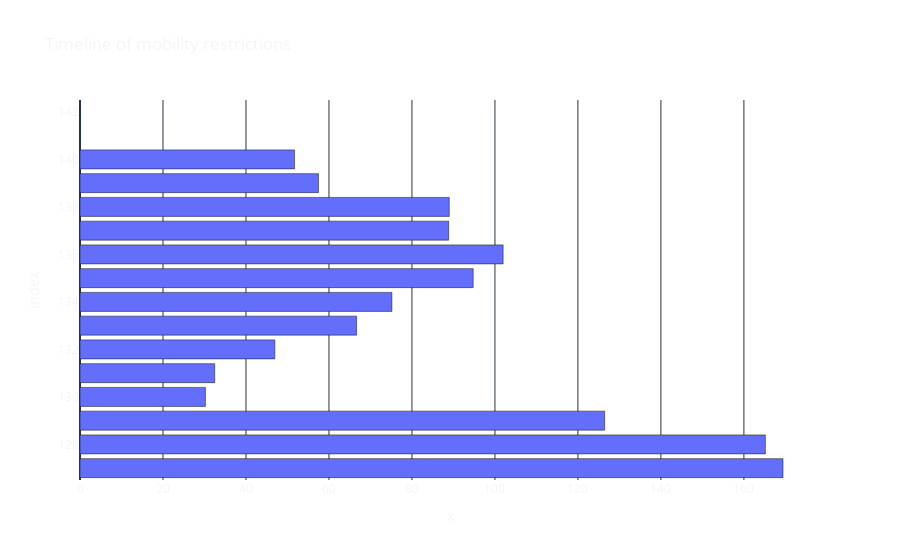

The cell this chart's notebook holds for it:
### Code cell
# todo: plot or remove

from matplotlib.dates import DateFormatter

df2 = pd.read_excel('datasets/tfl-journeys-type.xlsx', sheet_name=1)

df2 = df2.loc[df2['Period beginning'] > '2020-01-01']

df2

fig  = px.bar(df2['Period beginning'], df2['Bus journeys (m)'], 
                title="Timeline of mobility restrictions", template='plotly_dark', )



fig.update_layout(showlegend=False, plot_bgcolor = 'rgba(0, 0, 0, 0)', paper_bgcolor = 'rgba(0, 0, 0, 0)' )


fig.show()
# fig.write_html("data/timeline_restrictions.html")

'''Problem: this dataset has the MONTHLY JOURNEYS'''

# df = df.loc[df['Period beginning'] > '2020-01-01']
# plt.figure(figsize=(20, 10))
# # plt.plot(df['Period beginning'], df['Bus journeys (m)'], '.-r', label='Bus')
# # plt.plot(df['Period beginning'], df['Underground journeys (m)'], '.-y', label='Underground')
# # plt.plot(df['Period beginning'], df['DLR Journeys (m)'], '.-g', label='DLR')
# # plt.plot(df['Period beginning'], df['Tram Journeys (m)'], '.-b', label='Tram')
# legend= ['Bus', 'Underground','DLR', 'Tram' ]
# plt.stackplot(df['Period beginning'],df['Bus journeys (m)'], df['Underground journeys (m)'],df['DLR Journeys (m)'], df['Tram Journeys (m)'] , labels=legend )
# plt.legend(bbox_to_anchor=(1.05, 1), loc='upper left')
# plt.title('Number of journeys on the public transport network by type of transport (in millions)', fontsize=20)
# plt.show()

### Figure 1 — Plotly figure (JSON) as saved in the notebook; plotly's stock layout.template omitted (floating-point values rounded to 4 significant figures)
{"data": [{"alignmentgroup": "True", "hovertemplate": "x=%{x}<br>index=%{y}<extra></extra>", "legendgroup": "", "marker": {"color": "#636efa"}, "name": "", "offsetgroup": "", "orientation": "h", "showlegend": false, "textposition": "auto", "type": "bar", "x": [169.4, 165.2, 126.4, 30.22, 32.47, 46.96, 66.67, 75.17, 94.76, 102.0, 88.86, 88.99, 57.48, 51.71, null, null], "xaxis": "x", "y": [127, 128, 129, 130, 131, 132, 133, 134, 135, 136, 137, 138, 139, 140, 141, 142], "yaxis": "y"}], "layout": {"barmode": "relative", "legend": {"tracegroupgap": 0}, "paper_bgcolor": "rgba(0, 0, 0, 0)", "plot_bgcolor": "rgba(0, 0, 0, 0)", "showlegend": false, "title": {"text": "Timeline of mobility restrictions"}, "xaxis": {"anchor": "y", "domain": [0, 1], "title": {"text": "x"}}, "yaxis": {"anchor": "x", "domain": [0, 1], "title": {"text": "index"}}}}
